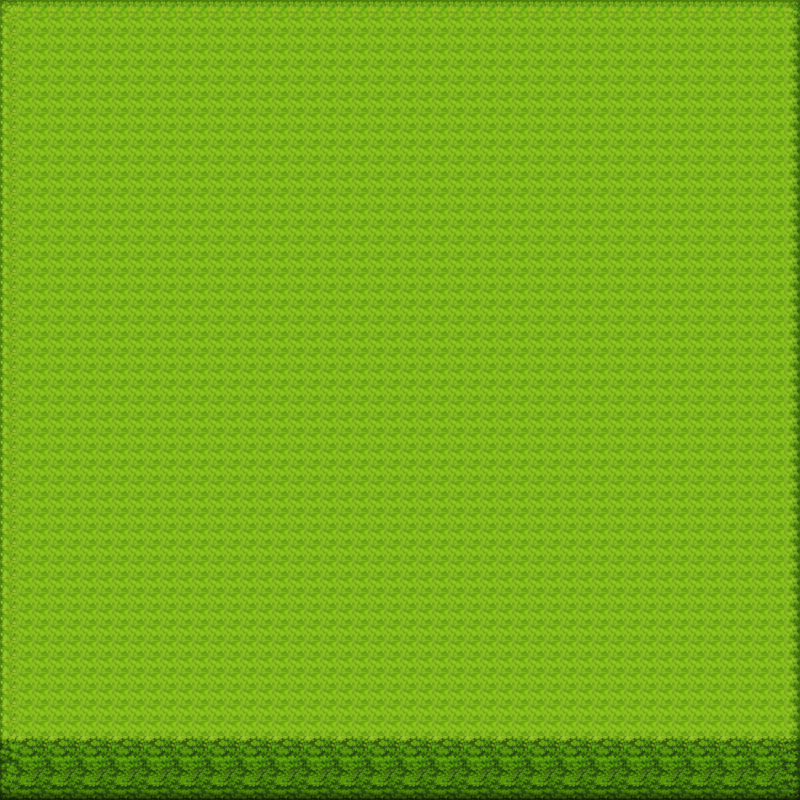

Rendered tile map (Tiled .tmx) drawn with the repository's tilesets; below, a short description and the map source with its tile grids summarised:
An orthogonal 50x50 tile map with 16x16 px tiles, 1 tile layer (Tile Layer 1) and 6 objects (PlayerSpawn, transport_TownA).

<map version="1.0" orientation="orthogonal" width="50" height="50" tilewidth="16" tileheight="16">
 <tileset firstgid="1" name="RPG_Maker_VX_RTP_Tileset_by_telles0808" tilewidth="16" tileheight="16">
  <image source="Tilesets/RPG_Maker_VX_RTP_Tileset_by_telles0808.png" width="1024" height="2016" />
 </tileset>
 <layer name="Tile Layer 1" width="50" height="50">
  <data>[2500 cells, 2500 non-empty, 22 distinct tile ids]</data>
 </layer>
 <objectgroup name="Object Layer 1" width="50" height="50">
  <object type="PlayerSpawn" x="288" y="400" width="32" height="32" />
  <object name="transport_TownA" x="352" y="0" width="64" height="32" />
 </objectgroup>
 <objectgroup name="Physics" width="50" height="50" visible="0">
  <properties>
   <property name="type" value="physicslayer" />
  </properties>
  <object x="0" y="-16" width="816" height="16" />
  <object x="-16" y="-16" width="16" height="816" />
  <object x="-16" y="736" width="816" height="64" />
  <object x="800" y="0" width="16" height="800" />
 </objectgroup>
</map>
